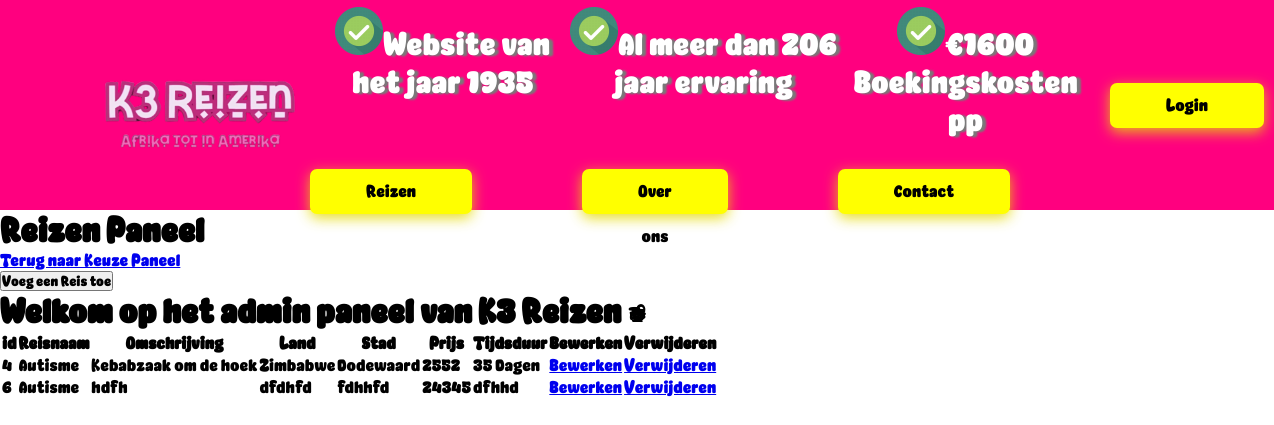
The app's page /adminpanelreizen.php with its own data.
### tables this page shows
CREATE TABLE `Reizen` (
  `id` int(11) NOT NULL,
  `Reisnaam` varchar(255) NOT NULL,
  `Omschrijving` text NOT NULL,
  `Land` varchar(255) NOT NULL,
  `Stad` varchar(255) NOT NULL,
  `Prijs` double NOT NULL,
  `Tijdsduur` varchar(255) NOT NULL
);

### adminpanelreizen.php (the view, shortened to what this page needs)
<?php
include_once("connection.php");
include_once("header.php");
?>
<!DOCTYPE html>
<html lang="en">
<head>
</head>
<body>
    <h1>Reizen Paneel</h1>
    <a href="adminpanel.php">Terug naar Keuze Paneel</a>
<div>
    <button class="button" type="button" onclick="location.href='add.php';">Voeg een Reis toe</button>
    <h1>Welkom op het admin paneel van K3 Reizen !</h1>
</div>
<table>
    <thead>
        <tr>
            <th>id</th>
            <th>Reisnaam</th>
            <th>Omschrijving</th>
            <th>Land</th>
            <th>Stad</th>
            <th>Prijs</th>
            <th>Tijdsduur</th>
            <th>Bewerken</th>
            <th>Verwijderen</th>
        </tr>
    </thead>
    <tbody>
        <?php
        $sql = "SELECT * FROM Reizen";
        $stmt = $pdo->prepare($sql);
        $stmt->execute();
        while ($result = $stmt->fetch()) {
            echo "<tr>"
                . "<td>" . $result['id'] . "</td>"
                . "<td>" . $result['Reisnaam'] . "</td>"
                . "<td>" . $result['Omschrijving'] . "</td>"
                . "<td>" . $result['Land'] . "</td>"
                . "<td>" . $result['Stad'] . "</td>"
                . "<td>" . $result['Prijs'] . "</td>"
                . "<td>" . $result['Tijdsduur'] . "</td>"
                . "<td><a href='edit.php?id=" . $result['id'] . "'>Bewerken</a></td>"
                . "<td><a href='delete.php?id=" . $result['id'] . "' onclick=\"return confirm('Weet je zeker dat je deze reis wilt verwijderen?')\">Verwijderen</a></td>"
                . "</tr>";
        }
        ?>
    </tbody>
</table>
</body>
</html>

### styling/style.css (style rules this page uses)
* { margin: 0; padding: 0; box-sizing: border-box; font-family: 'LaRezolt', sans-serif; }
:root { --header-background-color: #FF007F; --text-color: white; --button-background-color: yellow; --button-text-color: black; }
body, html { margin: 0; padding: 0; }
body { font-family: Arial, sans-serif; }

### records on screen
reizen: id "4", Reisnaam "Autisme", Omschrijving "Kebabzaak om de hoek", Land "Zimbabwe", Stad "Dodewaard", Prijs "2552", Tijdsduur "35 Dagen"
reizen: id "6", Reisnaam "Autisme", Omschrijving "hdfh", Land "dfdhfd", Stad "fdhhfd", Prijs "24345", Tijdsduur "dfhhd"
